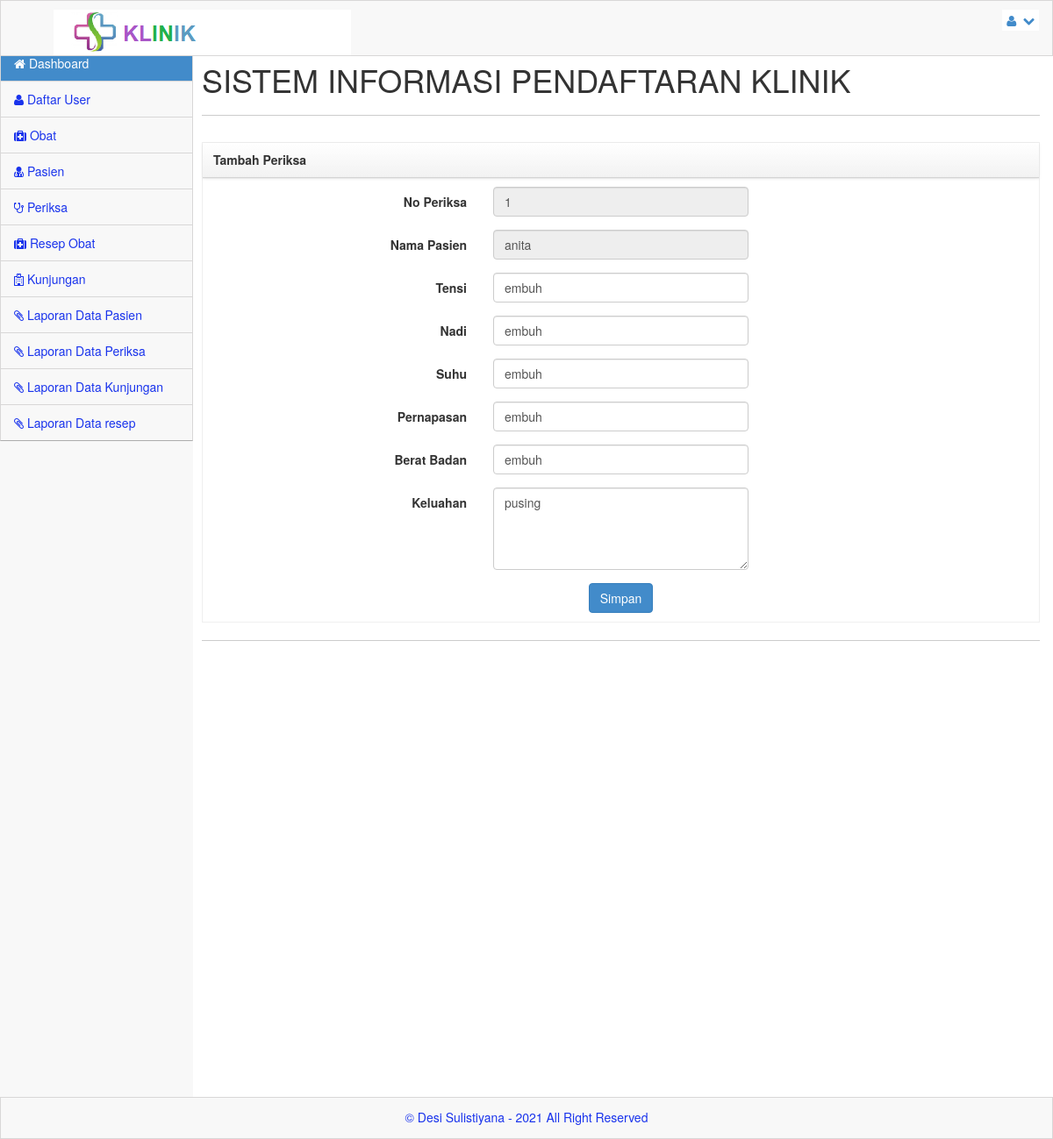
The app's page /admin/index.php?menu=periksa_edit&aksi=edit&nmr=1 (signed in), older data.
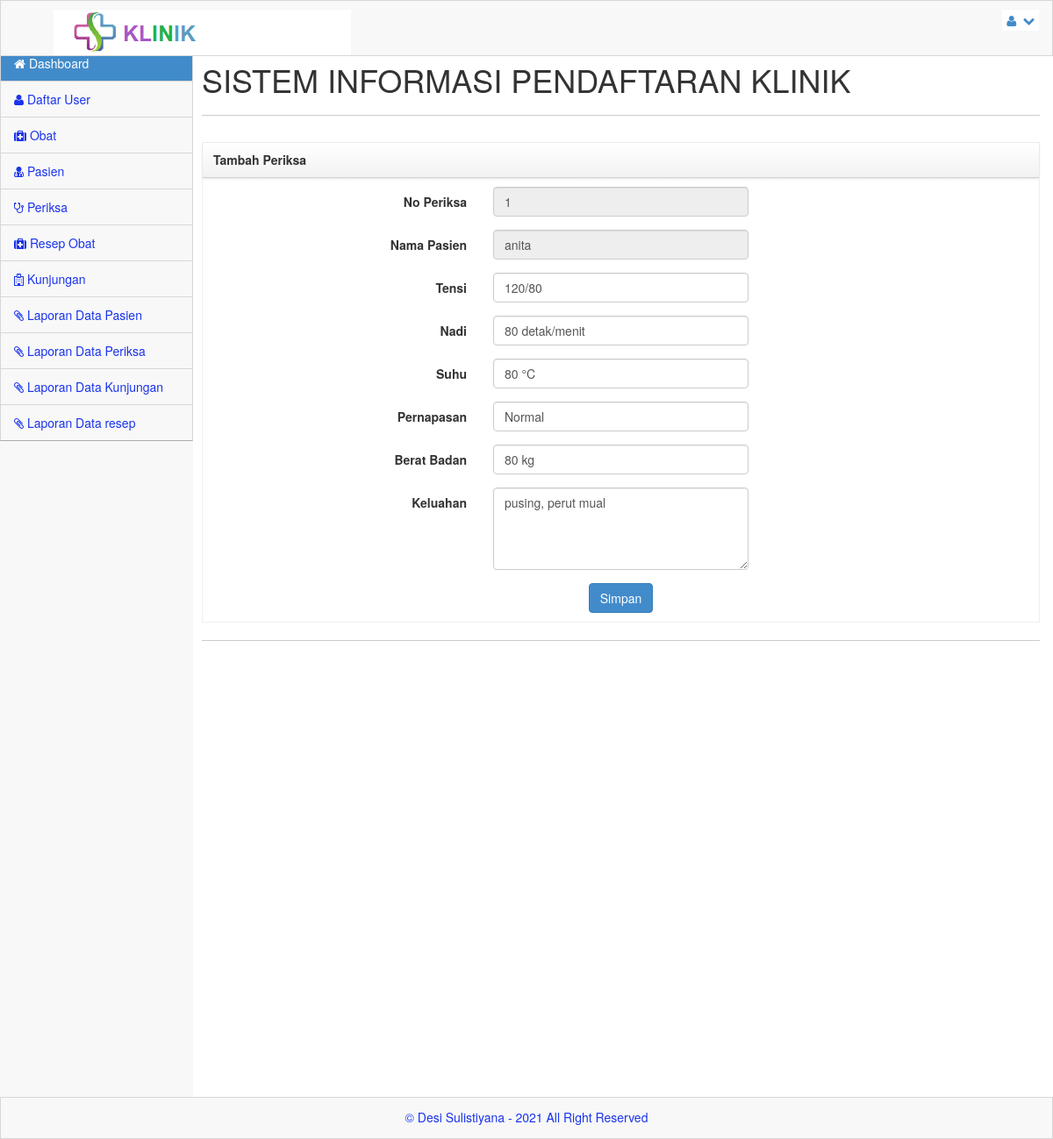
The same page, newer data.
### tables this page shows
CREATE TABLE `periksa` (
  `id_periksa` int(10) NOT NULL,
  `no_kunjungan` int(10) NOT NULL,
  `tensi` varchar(20) DEFAULT NULL,
  `nadi` varchar(20) DEFAULT NULL,
  `suhu` varchar(20) DEFAULT NULL,
  `napas` varchar(20) DEFAULT NULL,
  `bb` varchar(20) DEFAULT NULL,
  `keluhan` text DEFAULT NULL,
  `kd_diagnosa` varchar(20) DEFAULT NULL,
  `kd_tindakan` varchar(10) DEFAULT NULL,
  `created_at` timestamp NULL DEFAULT current_timestamp(),
  `update_at` timestamp NULL DEFAULT current_timestamp(),
  `daleted_at` timestamp NULL DEFAULT NULL
);

CREATE TABLE `kunjungan` (
  `no_kunjungan` int(10) NOT NULL,
  `no_rm` varchar(10) NOT NULL,
  `created_at` timestamp NULL DEFAULT current_timestamp(),
  `updated_at` timestamp NULL DEFAULT current_timestamp(),
  `deleted_at` timestamp NULL DEFAULT NULL
);

CREATE TABLE `pasien` (
  `no_rm` varchar(11) NOT NULL,
  `nm_pasien` varchar(300) NOT NULL,
  `j_kel` varchar(100) NOT NULL,
  `agama` varchar(100) NOT NULL,
  `alamat` varchar(300) NOT NULL,
  `tgl_lhr` date NOT NULL,
  `ktp` varchar(16) NOT NULL,
  `no_tlp` varchar(12) NOT NULL,
  `nm_kel` varchar(20) NOT NULL,
  `hub_kel` varchar(100) NOT NULL
);

### admin/periksa_edit.php (the view, shortened to what this page needs)
<?php
if($_GET["aksi"] && $_GET["nmr"]){
$edit = mysqli_query($server,"SELECT * from periksa WHERE id_periksa='".$_GET["nmr"]."'");
$editDb = mysqli_fetch_assoc($edit);
?>
<div class="box">
	<header>
		<h5>Tambah Periksa</h5>
	</header>
		<div class="body">
			<form action="" method="post" class="form-horizontal">
			<div class="form-group">
							<label class="control-label col-lg-4">No Periksa</label>
							<div class="col-lg-4">
								<input type="var" name="id_periksa" class="form-control" value="<?php echo($editDb['id_periksa'])?>" disabled />
							</div>
							</div>
						<div class="form-group">
							<label class="control-label col-lg-4">Nama Pasien</label>
							<?php
								$pas = "SELECT * FROM kunjungan LEFT JOIN pasien ON pasien.no_rm=kunjungan.no_rm WHERE no_kunjungan = '".$editDb["no_kunjungan"]."'";
								$pasDb = mysqli_query($server,$pas) or die("Query Error get pasien".mysqli_error());
								$pasR = mysqli_fetch_assoc($pasDb);
							?>
							<div class="col-lg-4">
							<input type="text" required class="form-control" name="nm_pasien" value="<?php echo($pasR['nm_pasien'])?>" disabled/>
							</div>
						</div>
						<div class="form-group">
							<label class="control-label col-lg-4">Tensi</label>
							<div class="col-lg-4">
								<input type="text" required class="form-control" name="tensi" value="<?php echo($editDb['tensi'])?>"/>
							</div>
						</div>
						<div class="form-group">
							<label class="control-label col-lg-4">Nadi</label>
							<div class="col-lg-4">
								<input type="text" required class="form-control" name="nadi" value="<?php echo($editDb['nadi'])?>"/>
							</div>
						</div>
						<div class="form-group">
							<label class="control-label col-lg-4">Suhu</label>
							<div class="col-lg-4">
								<input type="text" required class="form-control" name="suhu" value="<?php echo($editDb['suhu'])?>"/>
							</div>
						</div>
						<div class="form-group">
							<label class="control-label col-lg-4">Pernapasan</label>
							<div class="col-lg-4">
								<input type="text" required class="form-control" name="napas" value="<?php echo($editDb['napas'])?>"/>
							</div>
						</div>
						<div class="form-group">
							<label class="control-label col-lg-4">Berat Badan</label>
							<div class="col-lg-4">
								<input type="text" required class="form-control" name="bb" value="<?php echo($editDb['bb'])?>"/>
							</div>
						</div>
						<div class="form-group">
							<label class="control-label col-lg-4">Keluahan</label>
							<div class="col-lg-4">
								<textarea id="keluhan"  class="form-control" name="keluhan" rows="4" cols="50"><?php echo($editDb['keluhan'])?></textarea>
							</div>
						</div>
						<div class="form-actions no-margin-bottom" style="text-align:center;">
							<input type="submit" name="dkt" value="Simpan" class="btn btn-primary" />
						</div>
			</form>
		</div>
</div>
<?php } ?>

### admin/index.php (shortened to what this page needs)
<?php
if($_SESSION["user"]!="" && $_SESSION["pass"]!=""){
?>
<!DOCTYPE html>
<html lang="en">
<head>
    <link rel="stylesheet" href="../css/bootstrap.css" />
    <link rel="stylesheet" href="../css/main.css" />
    <link rel="stylesheet" href="../css/theme.css" />
    <link rel="stylesheet" href="../css/MoneAdmin.css" />
    <link rel="stylesheet" href="../css/font-awesome.css" />
	<link rel="stylesheet" href="../css/datepicker.css" />
</head>
<body class="padTop53">
	<div id="wrap">
		 <?php include_once("menu_atas.php");?>
         <?php if($_SESSION["role"]=="admin"){
             include_once("menu_admin.php");
         }else{
            include_once("menu_dokter.php");
         }
         ?>
	</div>
		 <?php include_once("footer.php");?>
</body>
<?php
}else{
	header("Location:../index.php");
}
?>

### admin/menu_atas.php (shortened to what this page needs)
<div id="top">
			<nav class="navbar navbar-inverse navbar-fixed-top " style="padding-top: 10px;">
                <header class="navbar-header">
                    <a href="index.php" class="navbar-brand">
                    <img src="../img/klinik.png" alt="" /></a>
                </header>
                <ul class="nav navbar-top-links navbar-right">
                    <li class="dropdown">
                        <a class="dropdown-toggle" data-toggle="dropdown" href="#">
                            <i class="icon-user "></i>&nbsp; <i class="icon-chevron-down "></i>
                        </a>
                    </li>
                </ul>
            </nav>
		</div>

### admin/menu_admin.php (shortened to what this page needs)
     <div id="left">
          <ul id="menu" class="collapse">
              <li class="panel active"><a href="index.php"><i class="icon-home"></i> Dashboard</a></li>
              <li><a href="?menu=user"><i class="icon-user "></i> Daftar User</a></li>
              <li><a href="?menu=obat"><i class="icon-medkit"></i> Obat</a></li>
		<li><a href="?menu=pasien"><i class="icon-user-md "></i> Pasien</a></li>
              <li><a href="?menu=periksa"><i class="icon-stethoscope "></i> Periksa</a></li>
		<li><a href="?menu=resep_obt"><i class="icon-medkit"></i> Resep Obat</a></li>
		<li><a href="?menu=kunjungan"><i class="icon-hospital"></i> Kunjungan</a></li>
		<li><a href="?menu=laporanpasien"><i class="icon-paper-clip"></i> Laporan Data Pasien</a></li>
              <li><a href="?menu=laporanperiksa"><i class="icon-paper-clip"></i> Laporan Data Periksa</a></li>
              <li><a href="?menu=laporankunjungan"><i class="icon-paper-clip"></i> Laporan Data Kunjungan</a></li>
              <li><a href="?menu=laporanresep"><i class="icon-paper-clip"></i> Laporan Data resep</a></li>
          </ul>
      </div>
<div id="content">
          <div class="inner">
              <div class="row">
                  <div class="col-lg-12">
				<h1>SISTEM INFORMASI PENDAFTARAN KLINIK</h1>
                  </div>
              </div>
              <hr/>
               <div class="row">
                  <div class="col-lg-12">
				<?php
				if($_GET["menu"]){
					include_once("load.php");
				}
				?>
			</div>
              </div>
              <hr />
          </div>
      </div>

### admin/load.php
<?php
if($_GET["menu"]){
	include_once($_GET["menu"].".php");
}
?>

### admin/footer.php
<div id="footer">
        <p>&copy;  Desi Sulistiyana  - <?php echo date("Y");?> All Right Reserved </p>
</div>

### css/main.css (style rules this page uses)
#wrap { margin: 0 auto; }
#footer { height: 48px; background-color: #222222; }
@media (min-width: 768px) { html, body { height: 100%; } }
@media (min-width: 768px) { #wrap { height: auto !important; height: 100%; min-height: 100%; padding: 0 0 48px; margin-bottom: -48px; } }
body.padTop53 { padding-top: 75px; overflow: visible; }
@media (min-width: 802px) { body.padTop53 { padding-top: 51px; } }
#wrap:before, #top:before, .head:before, #footer:before, #wrap:after, #top:after, .head:after, #footer:after { display: table; content: " "; }
#wrap:after, #top:after, .head:after, #footer:after { clear: both; }
#wrap { background-color: #f8f8f8; }
@media (min-width: 768px) { #left { position: relative; float: left; width: 100px; } }
@media (min-width: 768px) { #content { margin-left: 100px; } }
@media (min-width: 768px) { #left { margin-bottom: -10px; } }
@media (min-width: 992px) { #left { width: 220px; } }
@media (min-width: 992px) { #content { margin-left: 220px; } }
#top .navbar { margin-bottom: 0; border:1px solid rgb(216, 215, 215); background-color:#f8f8f8; }
#top .navbar-brand { padding: 0; }
#menu { position: relative; overflow: hidden; border-right:1px solid rgb(216, 215, 215); border-left:1px solid rgb(216, 215, 215); background-color:#f8f8f8; border-bottom: 1px solid rgba(0, 0, 0, 0.3); -webkit-box-shadow: 0 1px 0 rgba(255, 255, 255, 0.05); box-shadow: 0 1px 0 rgba(255, 255, 255, 0.05); }
#menu, #menu ul { padding: 0; margin: 0; list-style: none; }
@media (min-width: 768px) { #menu.collapse { display: inherit !important; } }
#menu > li { position: relative; display: block; margin: 0; border-width: 0; border-radius: 0; }
#menu > li > a { position: relative; display: block; padding: 10px 15px; color: #1933EC; border-top:1px solid rgb(216, 215, 215); }
#menu > li.active > a { color: #fff; background-color: #428bca; }
#menu > li.panel { background-color: transparent; }
#menu li > a { text-decoration: none; }
#menu > li.active > a { position: relative; }
@media (min-width: 768px) { .mini-sidebar #menu > li > a, #menu > li > a { text-align: center; } }
@media (min-width: 768px) { .mini-sidebar #menu > li > a > i, #menu > li > a > i { display: block; font-size: 20px; } }
@media (min-width: 768px) { #menu:after, .mini-sidebar #menu:after { position: absolute; top: 0; right: 0; bottom: 0; left: 0; display: block; width: 0; -webkit-box-shadow: 97px 1px 5px 2px rgba(0, 0, 0, 0.6); box-shadow: 97px 1px 5px 2px rgba(0, 0, 0, 0.6); } }
@media (min-width: 992px) { #menu > li > a { text-align: left; } }
@media (min-width: 992px) { #menu > li > a > i { display: inline; font-size: 14px; } }
@media (min-width: 992px) { #menu:after { -webkit-box-shadow: 217px 1px 5px 2px rgba(0, 0, 0, 0.6); box-shadow: 217px 1px 5px 2px rgba(0, 0, 0, 0.6); } }
#content { -webkit-transition: margin 0.4s; transition: margin 0.4s; }
.inner { position: relative; min-height: 1px; padding-right: 15px; padding-left: 10px; background: #fff; border: 0px solid #e4e4e4; min-height:1200px; }
@media (min-width: 768px) { .inner { float: left; width: 100%; } }
.inner .row { margin-right: -15px; margin-left: -15px; }
#footer { margin: 0 auto; color: #1933EC; background-color:#f8f8f8; border:1px solid rgb(216, 215, 215); }
#footer p { padding: 12px 0 0; text-align: center; }
.box { position: relative; display: block; margin: 10px auto; border: 1px solid #efefef; }
.box header { background-repeat: repeat-x; border-bottom: 1px solid #d4d4d4; -webkit-box-shadow: 0 1px 4px rgba(0, 0, 0, 0.065); box-shadow: 0 1px 4px rgba(0, 0, 0, 0.065); background-image: linear-gradient(to bottom, #ffffff 0%, #f2f2f2 100%); }
.box header:before, .box header:after { display: table; content: " "; }
.box header:after { clear: both; }
.box header .icons, .box header h5, .box header .toolbar { position: relative; display: block; float: left; min-height: 1px; padding: 0; margin: 0; }
.box header h5 { padding: 12px; font-weight: bold; }
.box .body { padding: 10px; -webkit-box-shadow: inset 0 1px 1px rgba(0, 0, 0, 0.05); box-shadow: inset 0 1px 1px rgba(0, 0, 0, 0.05); }
.inner hr { margin-top: 10px; border-top-color: #ccc; }

### css/MoneAdmin.css (style rules this page uses)
body { background-color: #f8f8f8; }
.navbar-top-links li { display: inline-block; }
.navbar-top-links li:last-child { margin-right: 15px; }
.navbar-top-links li a { padding: 15px; padding:2px 5px 2px 5px; background-color:white; }

Row changes from the older to the newer data that the page shows:
changed periksa id 1: tensi "embuh" → "120/80"; nadi "embuh" → "80 detak/menit"; suhu "embuh" → "80 °C"; napas "embuh" → "Normal"; bb "embuh" → "80 kg"; keluhan "pusing" → "pusing, perut mual"
